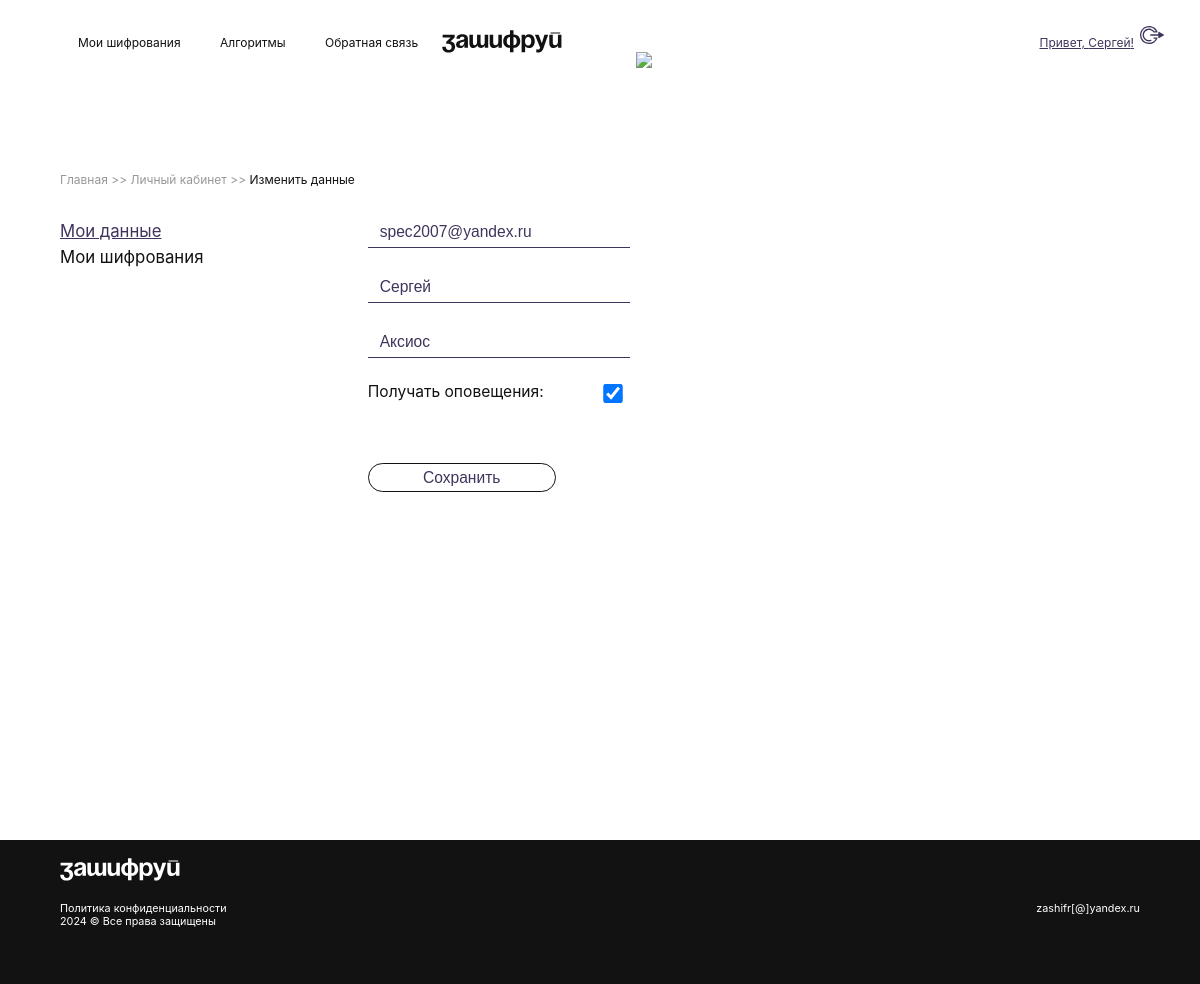
Page /account/profile/edit (signed in) on the committed database.
### main/models.py (models this page shows)
class ModelUser(AbstractUser):
    is_activated = models.BooleanField(default=True, db_index=True, verbose_name='Активирован')
    send_messages = models.BooleanField(default=True, verbose_name='Получать оповещения')
    privacy = models.BooleanField(blank=False, null=True, verbose_name='Политика конфиденциальности',
                                  error_messages='Чтобы пройти регистраницию, необходимо принять политику конфиденциальности.')
    class Meta(AbstractUser.Meta):
        verbose_name = 'Пользователь'
        verbose_name_plural = 'Пользователи'
        ordering = ['-last_login']

### main/views.py (the view)
# urls.py: path('account/profile/edit', ProfileEditView.as_view(), name='profile_edit'),
class ProfileEditView(SuccessMessageMixin, LoginRequiredMixin, UpdateView):
    model = ModelUser
    template_name = 'users/profile_edit.html'
    form_class = ProfileEditForm
    success_url = reverse_lazy('main:profile')
    success_message = 'Ваши данные обновлены'
    def setup(self, request, *args, **kwargs):
        self.user_id = request.user.pk
        return super().setup(request, *args, **kwargs)
    def get_object(self, queryset=None):
        if not queryset:
            queryset = self.get_queryset()
        return get_object_or_404(queryset, pk=self.user_id)

### main/forms.py
class ProfileEditForm(forms.ModelForm):
    email = forms.EmailField(required=True, label='Ваш e-mail')
    first_name = forms.CharField(max_length=50, required=False, label='Ваше имя')
    last_name = forms.CharField(max_length=50, required=False, label='Фамилия')
    class Meta:
        model = ModelUser
        fields = ('email', 'first_name', 'last_name', 'send_messages')

### templates/users/profile_edit.html (shortened to what this page needs)
{% extends 'layout/basic.html' %}
{% load static %}
{% block content %}
    {% block breadcrumbs %}
        <nav><a href="{% url 'main:index' %}">Главная</a> <span>>></span> <a href="{% url 'main:profile' %}">Личный кабинет</a> <span>>></span> Изменить данные</nav>
    {% endblock %}
        <div class="dtable">
            <div class="drow">
                <div class="dcell dleft">
                    {% include 'includes/profile_menu.html' %}
                </div>
                <div class="dcell drght">
                <aside>
                    <form method="post">
                         {{ form.as_div }}
                         <br />
                         <ul class="but">
                             <li><button type="submit" class="pur">Сохранить</button></li>
                         </ul><br /><br />
                    </form>
                </aside>
                </div>
            </div>
        </div>
{% endblock %}

### templates/layout/basic.html (shortened to what this page needs)
<!DOCTYPE html>
{% load static %}
<html lang="ru">
<head>
    <link href="{% static 'style.css' %}" rel="stylesheet" type="text/css" />
</head>
<body>
<div class="content">
<header>
    <div>
    <ul>
        {% if user.is_authenticated %}
            <li><a href="{% url 'main:encrypts' %}">Мои шифрования</a></li>
        {% else %}
            <li><a href="{% url 'main:uncrypts' %}">Мои шифрования</a></li>
        {% endif %}
        <li><a href="{% url 'main:index' %}">Алгоритмы</a></li>
        <li><a href="{% url 'main:contacts' %}">Обратная связь</a></li>
    </ul>
    <a href="{% url 'main:index' %}"></a>
    <ul class="align-right">
        {% if user.is_authenticated %}
            <li class="logout">
                <a href="{% url 'main:profile' %}">Привет, {% firstof user.first_name user.username %}!</a>
                <form method="post" action="{% url 'main:logout' %}">
                    <button type="submit"></button>
                </form>
            </li>
        {% else %}
            <li><a href="{% url 'main:login' %}">Вход</a></li>
            <li><a href="{% url 'main:register' %}">Регистрация</a></li>
        {% endif %}
    </ul>
    </div>
</header>
<section>
    <article>
    {% block content %}{% endblock %}
    </article>
    <img class="bg" src="{% static 'bg.png' %}" />
</section>
</div>
<footer>
    <div class="dtable">
        <div class="drow">
            <div class="dcell dleft">
                <a href="{% url 'main:index' %}"></a>
                <p><a href="/pages/privacy" class="wht">Политика конфиденциальности</a><br />2024 © Все права защищены</p>
            </div>
            <div class="dcell drght">
                <br />zashifr[@]yandex.ru
            </div>
        </div>
    </div>
</footer>
</body>
</html>

### static/style.css (style rules this page uses)
:root { --color-drk: #121212; --color-drk-50: #12121270; --color-gry: #4e4e4e; --color-pur: #40345c; --color-fil: #8e76b0; --color-lgr: #999; --color-wht: #fff; --color-red: #dc2f3b; --font-txt: 'Inter'; }
::placeholder { color: #40345c; }
* { margin: 0; padding: 0; }
body { font-family: var(--font-txt); color: var(--color-drk); background-size: auto 80%; letter-spacing: 0vw; }
p { font-family: var(--font-txt); }
form { width: 70%; }
form div.flex { width: 75%; display: flex; justify-content: space-between; }
li.logout { position: relative; }
li.logout button { position: absolute; right: -3vw; top: -0.5vw; border: 0; box-shadow: 0; background: 0; }
li.logout svg { transform: scale(-1, 1); fill: var(--color-pur); width: 2vw; cursor: pointer; }
label { display: inline-block; font-size: 1.3vw; cursor: pointer; }
input { font-size: 1.3vw; display: block; width: 70%; outline: none; padding: 0.5vw 1vw; margin-bottom: 2vw; box-shadow: none; border: none; color: var(--color-pur); border-bottom: solid 1px var(--color-pur); }
input[type='checkbox'] { width: 20px; margin-top: 5px; transform: scale(1.5); }
div.dtable { display: table; width: 90%; margin: auto; }
div.dtable div.drow { display: table-row; }
div.dtable div.dcell { display: table-cell; }
div.dtable div.dleft { text-align: left; }
div.dtable div.drght { text-align: right; }
a:link, a:visited { color: var(--color-drk); text-decoration: none; }
a.active { color: var(--color-pur); text-decoration: underline; }
a.wht:link, a.wht:visited { color: var(--color-wht); text-decoration: none; }
.align-right { text-align: right; }
div.content { position: relative; min-height: 100vh; }
header, footer, section { display: block; width: 100%; font-size: 1vw; }
header { z-index: 3; height: 8vh; margin-top: 2vw; }
header div { position: relative; width: 90%; margin: auto; display: flex; justify-content: space-between; align-items: center; }
header svg { width: 10vw; fill: var(--color-drk); }
header ul { width: 40%; white-space: nowrap; }
header ul li { display: inline-block; margin: 0 1vw; list-style-type: none; white-space: nowrap; }
header a:link, header a:visited { color: var(--color-drk); text-decoration: none; display: block; width: 100%; padding: 0.5vw 0.5vw; }
header a.active { color: var(--color-pur); text-decoration: underline; }
img.bg { z-index: -1; position: absolute; right: 0; top: -10vw; width: 47vw; }
section { position: relative; min-height: 80vh; margin-top: 9vw; }
section article nav { font-size: 1vw; margin: -2vw 0 1.5vw; }
section article nav a:link, section article nav a:visited { color: var(--color-drk-50); text-decoration: none; }
section article nav span { color: var(--color-drk-50); }
section article { width: 60%; display: block; margin: 5vw auto 6vw 5vw; }
section article ul.but { width: 65%; max-width: 400px; display: flex; justify-content: space-between; margin-top: 1vw; }
section article ul.but li { white-space: nowrap; font-size: 1.3vw; display: inline-block; margin: 1vw 0.5vw 0.1vw 0; list-style-type: none; border: solid 1px var(--color-drk); padding: 0.5vh 1.5vw; border-radius: 8vw; }
section article button.pur { min-width: 150px; font-size: 1.3vw; color: var(--color-pur); text-decoration: none; background: none; border: none; box-shadow: none; white-space: nowrap; cursor: pointer; }
section article aside { margin-top: 3vw; }
section article aside ul { width: 100%; }
section article aside ul li { position: relative; font-size: 1.4vw; letter-spacing: -0.1vw; max-width: 27vw; overflow: hidden; text-overflow: ellipsis; display: inline-block; white-space: nowrap; margin: 0.5vw 2vw 0.5vw 0; }
section article div.dtable { margin: -2vw auto 0 0; width: 90%; }
section article div.dtable div.dleft { padding-right: 5vw; }
section article div.dtable div.drght { text-align: left; }
section article div.dtable div.drght form { width: 100%; }
section article div.dtable div.drght ul { width: 100%; }
section article div.dtable div.drght ul li { position: relative; }
footer { font-size: 0.9vw; z-index: 3; position: relative; height: 12vw; background: var(--color-drk); color: var(--color-wht); }
footer svg { fill: var(--color-wht); width: 10vw; margin: 1.5vw 0; }
footer div.dtable { margin: 2vh auto; }

### rows in the picture
ModelUser: first_name "Сергей", email "spec2007@yandex.ru", last_name "Аксиос", send_messages "☑"
